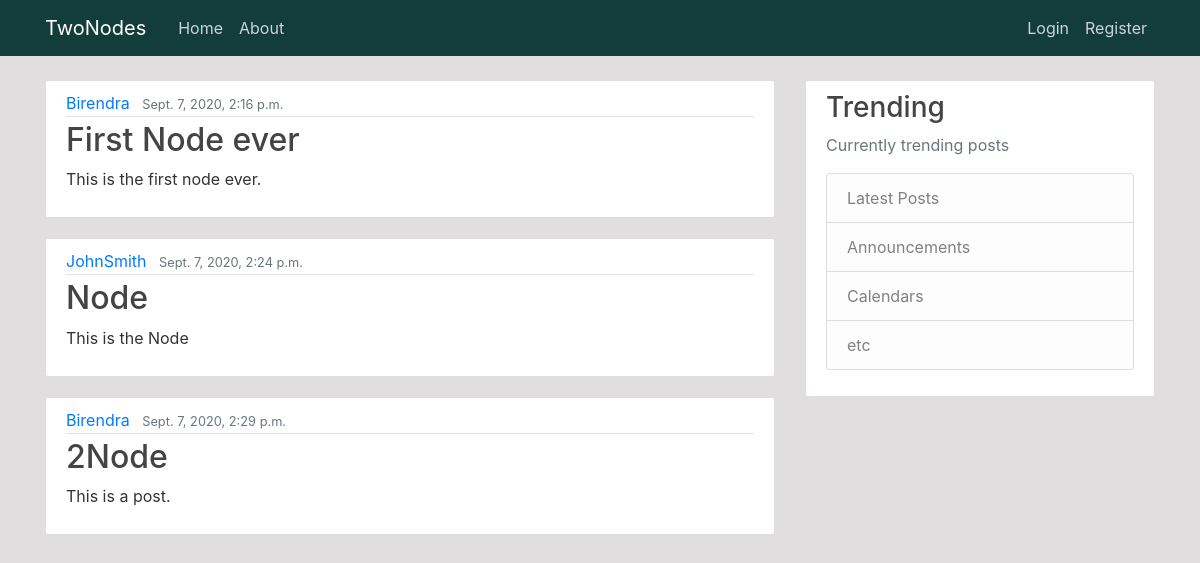
The page / on the database its author committed.
### blog/models.py (models this page shows, shortened)
class Post(models.Model):
    title = models.CharField(max_length=100)
    content = models.TextField()
    dateposted = models.DateTimeField(default=timezone.now)
    author = models.ForeignKey(User, on_delete= models.CASCADE)

### blog/views.py (the view)
# urls.py: 2. Add a URL to urlpatterns:  path('', views.home, name='home')
def home(request):
    context = {
        'posts': Post.objects.all()
    }
    return render(request, 'blog/home.html', context)

### blog/templates/blog/home.html
{% extends "blog/base.html" %}
{% block content %}
    {% for post in posts %}
        <article class="media content-section">
            <div class="media-body">
            <div class="article-metadata">
                <a class="mr-2" href="#">{{ post.author }}</a>
                <small class="text-muted">{{ post.dateposted }}</small>
            </div>
            <h2><a class="article-title" href="#">{{ post.title }}</a></h2>
            <p class="article-content">{{ post.content }}</p>
            </div>
        </article>
    {% endfor %}
{% endblock content %}

### blog/static/blog/main.css (style rules this page uses)
body { background: #e0dede; color: #333333; margin-top: 5rem; }
h1, h2, h3, h4, h5, h6 { color: #444444; }
.content-section { background: #ffffff; padding: 10px 20px; border: 1px solid #dddddd; border-radius: 3px; margin-bottom: 20px; }
.article-title { color: #444444; }
.article-content { white-space: pre-line; }
.article-metadata { padding-bottom: 1px; margin-bottom: 4px; border-bottom: 1px solid #e3e3e3; }

### rows shown on the page
Post: author "Birendra", dateposted "Sept. 7, 2020, 2:16 p.m.", title "First Node ever", content "This is the first node ever."
Post: author "JohnSmith", dateposted "Sept. 7, 2020, 2:24 p.m.", title "Node", content "This is the Node"
Post: author "Birendra", dateposted "Sept. 7, 2020, 2:29 p.m.", title "2Node", content "This is a post."
